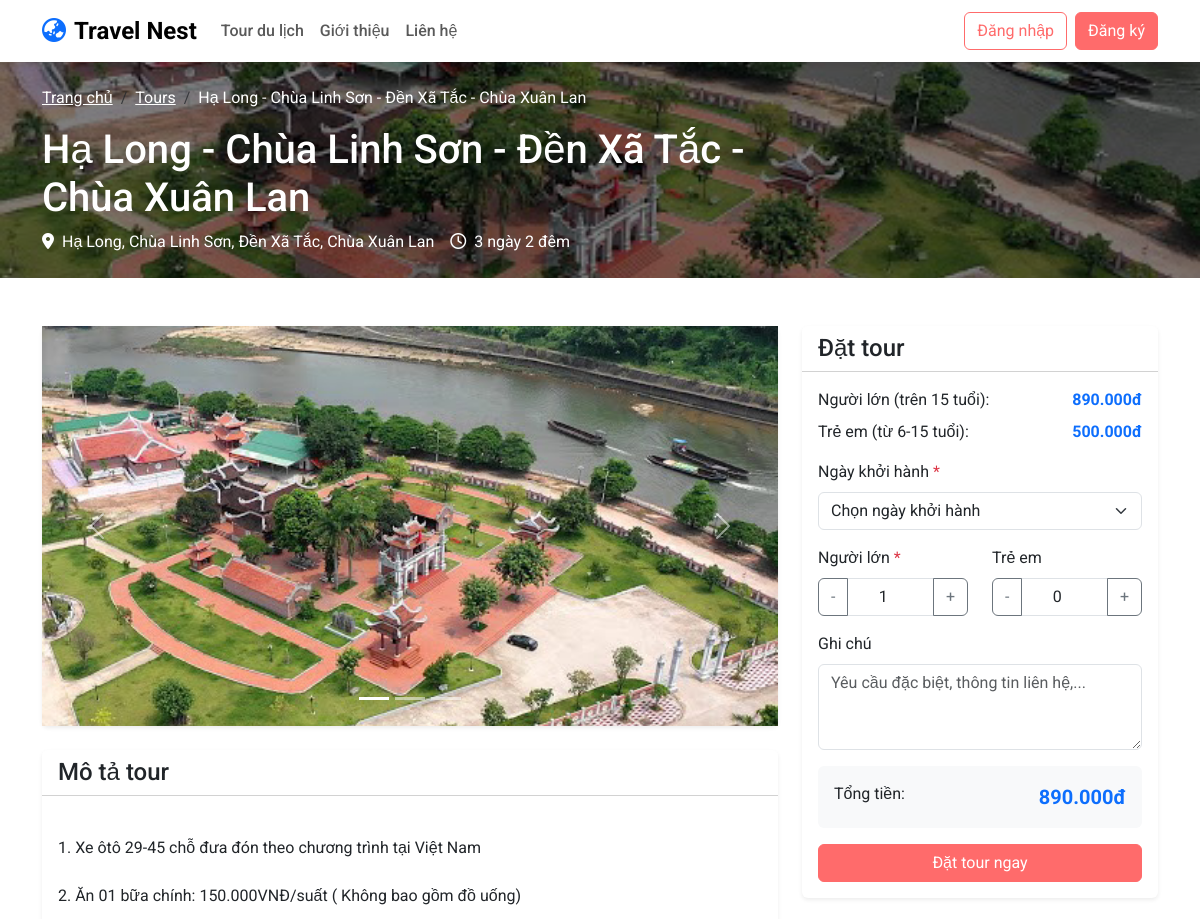
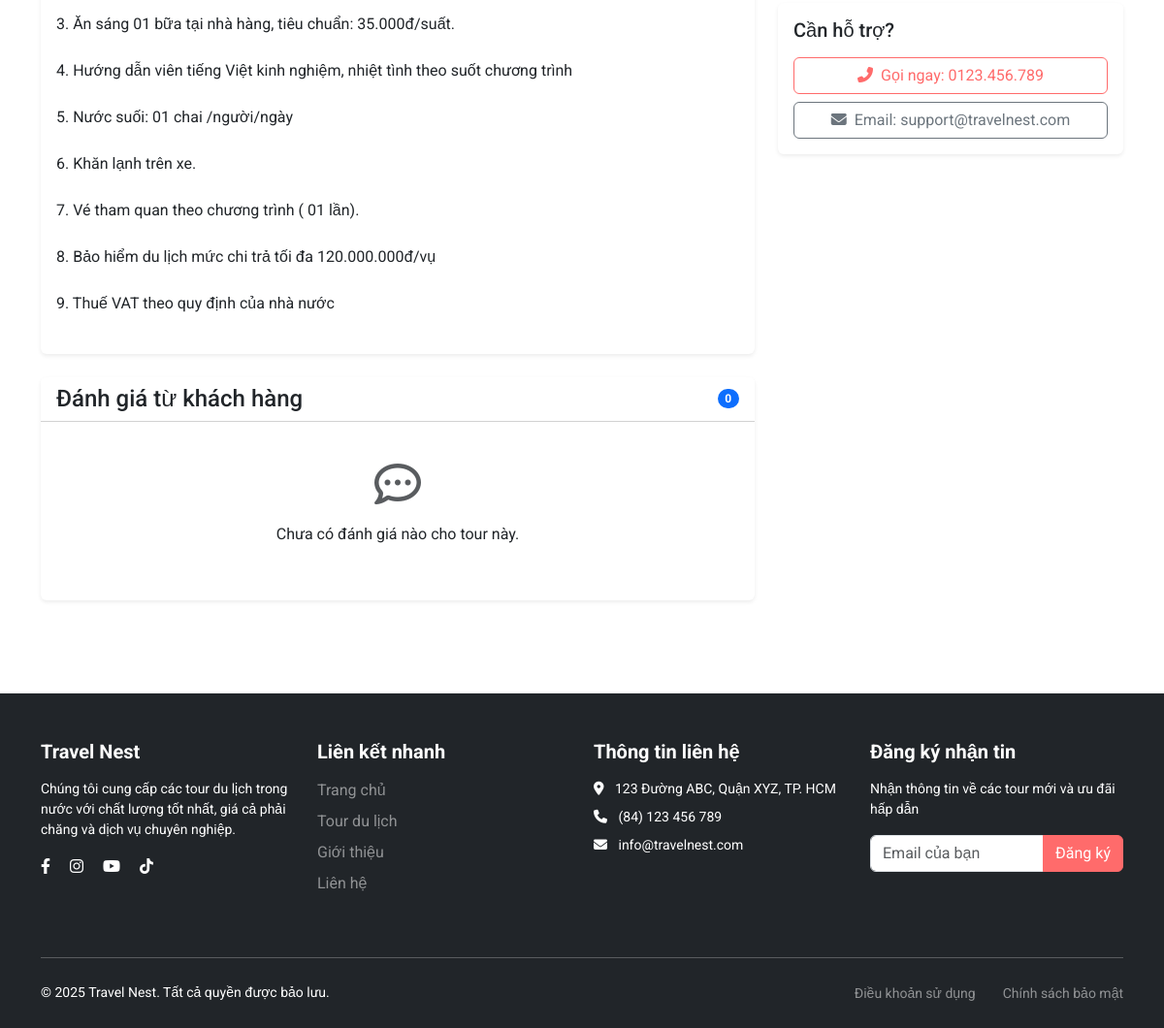
Page /tour-detail.php?id=6 on the committed database (2 pictures, top to bottom).
### tables this page shows
CREATE TABLE `tours` (
  `tour_id` int NOT NULL,
  `name` varchar(255) NOT NULL,
  `description` text NOT NULL,
  `location` varchar(100) NOT NULL,
  `duration` varchar(50) NOT NULL,
  `price_adult` decimal(10,2) NOT NULL,
  `price_child` decimal(10,2) NOT NULL,
  `image1` varchar(255) DEFAULT NULL,
  `image2` varchar(255) DEFAULT NULL,
  `image3` varchar(255) DEFAULT NULL,
  `status` enum('active','inactive') DEFAULT 'active',
  `created_at` timestamp NULL DEFAULT CURRENT_TIMESTAMP,
  `updated_at` timestamp NULL DEFAULT CURRENT_TIMESTAMP ON UPDATE CURRENT_TIMESTAMP
);

### tour-detail.php (the view, shortened to what this page needs)
<?php
include 'config/config.php';
$tourId = $_GET['id'];
$stmt = $conn->prepare("
    SELECT t.*,
           (SELECT COUNT(*) FROM reviews r WHERE r.tour_id = t.tour_id AND r.status = 'active') as review_count,
           (SELECT AVG(rating) FROM reviews r WHERE r.tour_id = t.tour_id AND r.status = 'active') as avg_rating
    FROM tours t
    WHERE t.tour_id = ? AND t.status = 'active'
");
$stmt->bind_param("i", $tourId);
$stmt->execute();
$result = $stmt->get_result();
$tour = $result->fetch_assoc();
$stmt = $conn->prepare("
    SELECT date_id, departure_date, available_seats
    FROM tour_dates
    WHERE tour_id = ? AND status = 'available' AND departure_date >= CURDATE()
    ORDER BY departure_date
");
$stmt->bind_param("i", $tourId);
$stmt->execute();
$datesResult = $stmt->get_result();
$availableDates = [];
while ($date = $datesResult->fetch_assoc()) {
    $availableDates[] = $date;
}
$reviews = [];
include 'layouts/header.php';
?>
<div class="tour-header py-4" style="background-image: url('admin/<?php echo $tour['image1']; ?>');">
    <div class="container">
        <div class="row">
            <div class="col-lg-8">
                <nav aria-label="breadcrumb">
                    <ol class="breadcrumb bg-transparent">
                        <li class="breadcrumb-item"><a href="index.php" class="text-white">Trang chủ</a></li>
                        <li class="breadcrumb-item"><a href="tours.php" class="text-white">Tours</a></li>
                        <li class="breadcrumb-item active text-white" aria-current="page"><?php echo $tour['name']; ?></li>
                    </ol>
                </nav>
                <h1 class="text-white mt-2"><?php echo $tour['name']; ?></h1>
                <div class="d-flex align-items-center mt-2 text-white">
                    <div class="me-3">
                        <i class="fas fa-map-marker-alt me-1"></i>
                        <?php echo $tour['location']; ?>
                    </div>
                    <div class="me-3">
                        <i class="far fa-clock me-1"></i>
                        <?php echo $tour['duration']; ?>
                    </div>
                </div>
            </div>
        </div>
    </div>
</div>
<div class="container py-5">
    <div class="row">
        <div class="col-lg-8">
            <div class="card border-0 shadow-sm mb-4">
                <div class="card-body p-0">
                    <div id="tourCarousel" class="carousel slide" data-bs-ride="carousel">
                        <div class="carousel-indicators">
                            <button type="button" data-bs-target="#tourCarousel" data-bs-slide-to="0" class="active"></button>
                            <button type="button" data-bs-target="#tourCarousel" data-bs-slide-to="1"></button>
                            <button type="button" data-bs-target="#tourCarousel" data-bs-slide-to="2"></button>
                        </div>
                        <div class="carousel-inner">
                            <div class="carousel-item active">
                                <img src="admin/<?php echo $tour['image1']; ?>" class="d-block w-100 tour-carousel-img" alt="<?php echo $tour['name']; ?>">
                            </div>
                        </div>
                        <button class="carousel-control-prev" type="button" data-bs-target="#tourCarousel" data-bs-slide="prev">
                            <span class="carousel-control-prev-icon" aria-hidden="true"></span>
                        </button>
                        <button class="carousel-control-next" type="button" data-bs-target="#tourCarousel" data-bs-slide="next">
                            <span class="carousel-control-next-icon" aria-hidden="true"></span>
                        </button>
                    </div>
                </div>
            </div>
            <div class="card border-0 shadow-sm mb-4">
                <div class="card-header bg-white">
                    <h4 class="card-title mb-0">Mô tả tour</h4>
                </div>
                <div class="card-body">
                    <div class="tour-description">
                        <?php
                        echo nl2br($tour['description']);
                        ?>
                    </div>
                </div>
            </div>
            <div class="card border-0 shadow-sm">
                <div class="card-header bg-white d-flex justify-content-between align-items-center">
                    <h4 class="card-title mb-0">Đánh giá từ khách hàng</h4>
                    <span class="badge bg-primary rounded-pill"><?php echo count($reviews); ?></span>
                </div>
                <div class="card-body">
                    <?php if (count($reviews) > 0): ?>
                        <?php foreach ($reviews as $review): ?>
                            <div class="review-item mb-4 pb-4 border-bottom">
                                <div class="d-flex justify-content-between align-items-center mb-2">
                                    <div>
                                        <img src="admin/assets/img/user.jpg" class="testimonial-img-small rounded-circle mb-3" alt="Khách hàng">
                                        <h5 class="mb-0"><?php echo $review['full_name']; ?></h5>
                                        <div class="text-muted small">
                                            <i class="far fa-clock me-1"></i>
                                            <?php echo date('d/m/Y', strtotime($review['review_date'])); ?>
                                        </div>
                                    </div>
                                    <div>
                                        <?php for ($i = 1; $i <= 5; $i++): ?>
                                            <?php if ($i <= $review['rating']): ?>
                                                <i class="fas fa-star text-warning"></i>
                                            <?php else: ?>
                                                <i class="far fa-star text-warning"></i>
                                            <?php endif; ?>
                                        <?php endfor; ?>
                                    </div>
                                </div>
                                <p class="mb-0"><?php echo $review['comment']; ?></p>
                            </div>
                        <?php endforeach; ?>
                    <?php else: ?>
                        <div class="text-center py-4">
                            <i class="far fa-comment-dots fa-3x text-muted mb-3"></i>
                            <p>Chưa có đánh giá nào cho tour này.</p>
                        </div>
                    <?php endif; ?>
                </div>
            </div>
        </div>
        <div class="col-lg-4">
            <div class="card border-0 shadow-sm mb-4">
                <div class="card-header bg-white">
                    <h4 class="card-title mb-0">Đặt tour</h4>
                </div>
                <div class="card-body">
                    <div class="price-info mb-3">
                        <div class="d-flex justify-content-between mb-2">
                            <span>Người lớn (trên 15 tuổi):</span>
                            <span class="text-primary fw-bold"><?php echo number_format($tour['price_adult'], 0, ',', '.'); ?>đ</span>
                        </div>
                        <div class="d-flex justify-content-between mb-2">
                            <span>Trẻ em (từ 6-15 tuổi):</span>
                            <span class="text-primary fw-bold"><?php echo number_format($tour['price_child'], 0, ',', '.'); ?>đ</span>
                        </div>
                    </div>
                    <form method="post" action="tour-detail.php?id=<?php echo $tourId; ?>" id="booking-form">
                        <div class="mb-3">
                            <label for="date_id" class="form-label">Ngày khởi hành <span class="text-danger">*</span></label>
                            <select class="form-select" id="date_id" name="date_id" required>
                                <option value="">Chọn ngày khởi hành</option>
                            </select>
                        </div>
                        <div class="row mb-3">
                            <div class="col-6">
                                <label for="num_adults" class="form-label">Người lớn <span class="text-danger">*</span></label>
                                <div class="input-group">
                                    <button type="button" class="btn btn-outline-secondary" onclick="decrementValue('num_adults')">-</button>
                                    <input type="number" class="form-control text-center" id="num_adults" name="num_adults" value="1" min="1" required>
                                    <button type="button" class="btn btn-outline-secondary" onclick="incrementValue('num_adults')">+</button>
                                </div>
                            </div>
                            <div class="col-6">
                                <label for="num_children" class="form-label">Trẻ em</label>
                                <div class="input-group">
                                    <button type="button" class="btn btn-outline-secondary" onclick="decrementValue('num_children')">-</button>
                                    <input type="number" class="form-control text-center" id="num_children" name="num_children" value="0" min="0">
                                    <button type="button" class="btn btn-outline-secondary" onclick="incrementValue('num_children')">+</button>
                                </div>
                            </div>
                        </div>
                        <div class="mb-3">
                            <label for="notes" class="form-label">Ghi chú</label>
                            <textarea class="form-control" id="notes" name="notes" rows="3" placeholder="Yêu cầu đặc biệt, thông tin liên hệ,..."></textarea>
                        </div>
                        <div class="total-price p-3 bg-light rounded mb-3">
                            <div class="d-flex justify-content-between">
                                <span>Tổng tiền:</span>
                                <span class="text-primary fw-bold fs-5" id="total-price">0đ</span>
                            </div>
                        </div>
                        <div class="d-grid">
                            <button type="submit" name="book_tour" class="btn btn-primary" <?php if (empty($availableDates)) echo "disabled"; ?>>
                                Đặt tour ngay
                            </button>
                        </div>
                    </form>
                </div>
            </div>
            <div class="card border-0 shadow-sm">
                <div class="card-body">
                    <h5 class="card-title mb-3">Cần hỗ trợ?</h5>
                    <div class="d-grid gap-2">
                        <a href="tel:0123456789" class="btn btn-outline-primary">
                            <i class="fas fa-phone-alt me-2"></i>Gọi ngay: 0123.456.789
                        </a>
                        <a href="mailto:support@travelnest.com" class="btn btn-outline-secondary">
                            <i class="fas fa-envelope me-2"></i>Email: support@travelnest.com
                        </a>
                    </div>
                </div>
            </div>
        </div>
    </div>
</div>
<?php include 'layouts/footer.php'; ?>

### assets/css/style.css (style rules this page uses)
:root { --primary: #FF6B6B; --primary-dark: #ff5252; --secondary: #4ECDC4; --dark: #292F36; --light: #F7FFF7; --gray: #6c757d; }
body { font-family: 'Roboto', sans-serif; overflow-x: hidden; }
.btn-primary { background-color: #FF6B6B; border-color: #FF6B6B; }
.btn-outline-primary { color: #FF6B6B; border-color: #FF6B6B; }

### tour-detail.php (style rules this page uses)
.tour-header { background-size: cover; background-position: center; position: relative; padding: 100px 0 50px; }
.tour-header::before { content: ''; position: absolute; top: 0; left: 0; width: 100%; height: 100%; background: rgba(0, 0, 0, 0.5); }
.tour-header .container { position: relative; z-index: 1; }
.tour-carousel-img { height: 400px; object-fit: cover; }
.tour-description { white-space: pre-line; }

### rows in the picture
tours: image1 (picture), name "Hạ Long - Chùa Linh Sơn - Đền Xã Tắc - Chùa Xuân Lan", location "Hạ Long, Chùa Linh Sơn, Đền Xã Tắc, Chùa Xuân Lan", duration "3 ngày 2 đêm", description "1. Xe ôtô 29-45 chỗ đưa đón theo chương trình tại Việt Nam 2. Ăn 01 bữa chính: 150.000VNĐ/suất ( Không bao gồm đồ uống) 3. Ăn sáng 01 bữa tại nhà hàng, tiêu chuẩn: 35.000đ/suất. 4. Hướng dẫn viên tiếng Việt kinh nghiệm, nhiệt tình theo suốt chương trình 5. Nước suối: 01 chai /người/ngày 6. Khăn lạnh trên xe. 7. Vé tham quan theo chương trình ( 01 lần). 8. Bảo hiểm du lịch mức chi trả tối đa 120.000.000đ/vụ 9. Thuế VAT theo quy định của nhà nước", price_adult "890.000", price_child "500.000"

### other values in the picture
count($reviews) "0"
